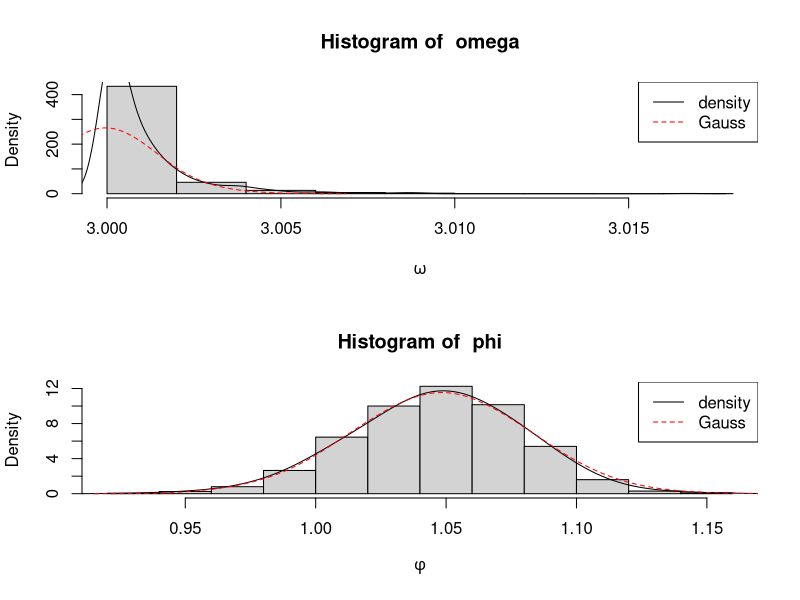
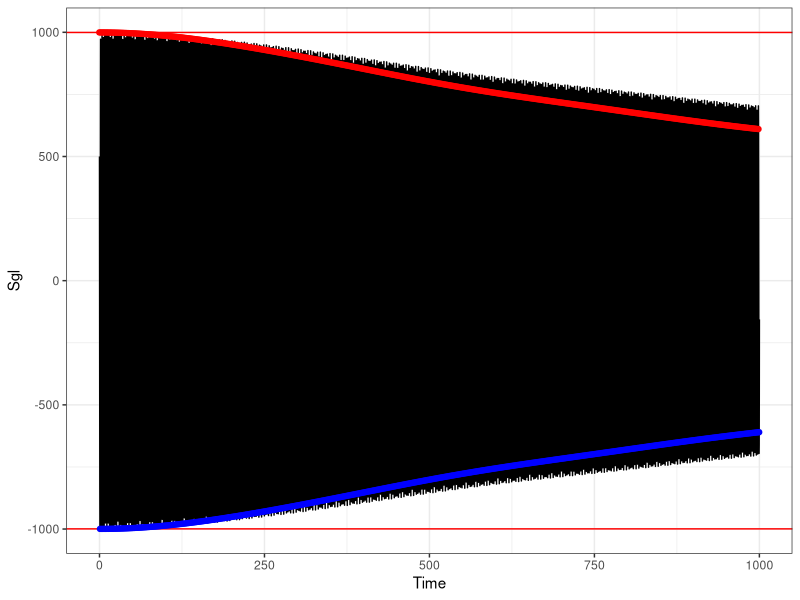
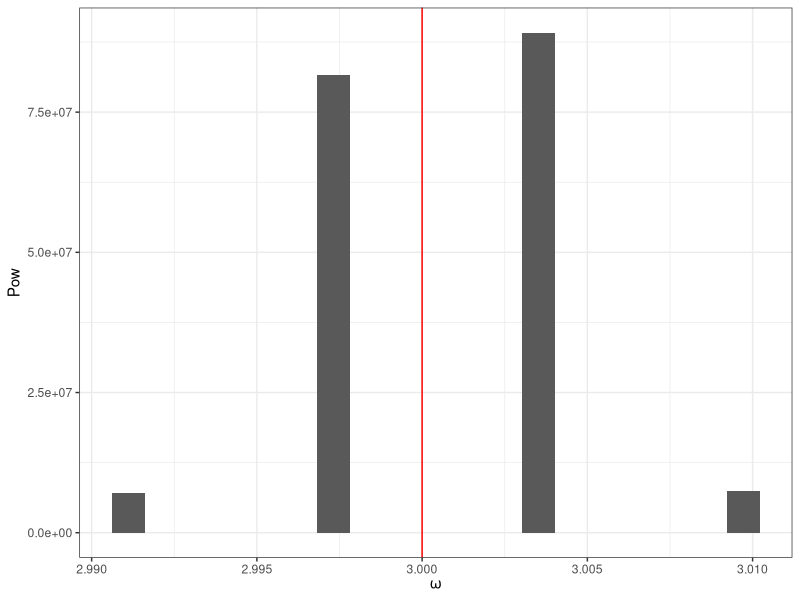

Generate these figures, in order, with R:
library(dplyr); library(plyr)
library(ggplot2)

.hist_plot <- function(x, x0, name){
  require(quantmod)
  hist(x, freq=FALSE, main = paste("Histogram of ", name), xlab=name)
  dx = density(x,adjust = 2)
  xm = dx$x[findPeaks(dx$y)[1]]
  lines(dx)
  lines(density(rnorm(length(x), x0, sd(x)),adjust=2),col="red", lty=2)
  legend("topright",lty=c(1,2),col=c("black","red"), legend = c("density","Gauss"))
  # abline(v=c(xm,x0), lty=c(1,2), col=c("black","red"))
  # legend("top", bty="n",
  #        legend=bquote(frac(x[b]-x[s],x[s])~"="~.(formatC((xm-x0)/x0*100,2,format="e"))~"%")
  # )
}
skewedDistFunc <- function(n, mu, sd, skew){
  w = rweibull(np, mu+skew,sd)
  mu-mean(w)+w
}
bimodalDistFunc <- function (n,cpct, mu1, mu2, sig1, sig2) {
  y0 <- rnorm(n,mean=mu1, sd = sig1)
  y1 <- rnorm(n,mean=mu2, sd = sig2)
  
  flag <- rbinom(n,size=1,prob=cpct)
  y <- y0*(1 - flag) + y1*flag 
}

np = 1000 # number of particles in bunch
w0 = 3; f0 = w0/2/pi # frequency of the reference particle
p0 = pi/3 #phase of the reference particle
sdw = w0*1e-3
sdp = p0*3e-2
sddy = 1e-3 #sd of the energy distribution
dis = "phys"

## particle distributions ####
df.p = data.frame(
  wFreq = switch(dis,
    "skew" = skewedDistFunc(np, w0, sdw, -2),
    "bi" = bimodalDistFunc(np,.5,w0-3*sdw,w0+3*sdw,sdw,sdw),
    "phys" = w0 + 1e3*rnorm(np,sd=sddy)^2 # dw = G*dy^2; w = w0+dw; dy ~ Norm(0,sddy)
  ), 
  Phi = rnorm(np, p0, sdp) # bimodalDistFunc(np,0,p0-3*sdp,p0+3*sdp,sdp,sdp)
)

par(mfrow=c(2,1))
.hist_plot(df.p$wFreq,w0,expression(omega))
.hist_plot(df.p$Phi,p0,expression(phi))
par(mfrow=c(1,1))

## computing signal ####
Pproj <- function(df, x) colSums(cos(df$wFreq%o%x + df$Phi))

Tstt = 0; Ttot=1000; dt = .5/w0 #.5 to satisfy the Nyquist condition
df.s = data.frame(Time=seq(Tstt,Ttot,dt)) %>% mutate(Sgl=Pproj(df.p,Time))

## computing signal peaks ####
Ntot = floor(.5*(w0*Ttot+p0)/pi)
Nstt = floor(.5*(w0*Tstt+p0)/pi)
tnu = (2*pi*Nstt:Ntot-p0)/w0
tnd = tnu+pi/w0

## plotting signal ####
ggplot(df.s, aes(Time, Sgl)) + geom_line() + 
  geom_hline(yintercept = c(min(df.s$Sgl), max(df.s$Sgl)), col="red") +
  theme_bw() + 
  geom_point(aes(col=Side), 
             data=data.frame(
               Time=c(tnu,tnd), 
               Sgl=Pproj(df.p,c(tnu,tnd)), 
               Side=rep(c("U","D"),c(length(tnu),length(tnd)))
             ), show.legend = FALSE) +
  scale_color_manual(breaks=c("D","U"), values = c("blue","red"))

## spectral analysis ####
s = ts(df.s$Sgl, start=Tstt, end=Ttot, deltat=dt)
spec.pgram(s,plot = FALSE) -> sps
sps <- data.frame(Freq=sps$freq, Pow=sps$spec) %>% mutate(wFreq=2*pi*Freq)

filter(sps, wFreq>w0-5*sdw, wFreq<w0+5*sdw) %>% ggplot(aes(wFreq, Pow))+
  geom_bar(stat="identity", width=1e-3) + 
  theme_bw() + labs(x=expression(omega)) +
  geom_vline(xintercept = w0, col="red")
